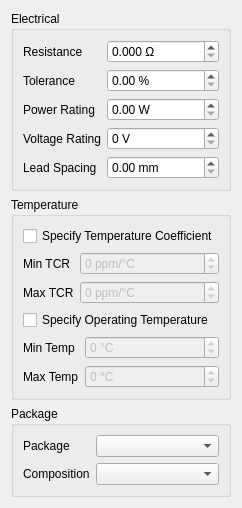
<?xml version="1.0" encoding="utf-8"?>
<ui version="4.0">
  <class>ResistorEditor</class>
  <widget class="QWidget" name="ResistorEditor">
    <layout class="QVBoxLayout" name="verticalLayout">
      <item>
        <widget class="QGroupBox" name="electricalGroup">
          <property name="title">
            <string>Electrical</string>
          </property>
          <layout class="QFormLayout" name="electricalLayout">
            <item row="0" column="0">
              <widget class="QLabel" name="resistanceLabel">
                <property name="text">
                  <string>Resistance</string>
                </property>
              </widget>
            </item>
            <item row="0" column="1">
              <widget class="QDoubleSpinBox" name="resistanceSpin">
                <property name="decimals">
                  <number>3</number>
                </property>
                <property name="maximum">
                  <double>1000000000.000000000000000</double>
                </property>
                <property name="suffix">
                  <string> Ω</string>
                </property>
              </widget>
            </item>

            <item row="1" column="0">
              <widget class="QLabel" name="toleranceLabel">
                <property name="text">
                  <string>Tolerance</string>
                </property>
              </widget>
            </item>
            <item row="1" column="1">
              <widget class="QDoubleSpinBox" name="toleranceSpin">
                <property name="decimals">
                  <number>2</number>
                </property>
                <property name="maximum">
                  <double>50.000000000000000</double>
                </property>
                <property name="suffix">
                  <string> %</string>
                </property>
              </widget>
            </item>

            <item row="2" column="0">
              <widget class="QLabel" name="powerLabel">
                <property name="text">
                  <string>Power Rating</string>
                </property>
              </widget>
            </item>
            <item row="2" column="1">
              <widget class="QDoubleSpinBox" name="powerSpin">
                <property name="decimals">
                  <number>2</number>
                </property>
                <property name="maximum">
                  <double>1000.000000000000000</double>
                </property>
                <property name="suffix">
                  <string> W</string>
                </property>
              </widget>
            </item>

            <item row="3" column="0">
              <widget class="QLabel" name="voltageLabel">
                <property name="text">
                  <string>Voltage Rating</string>
                </property>
              </widget>
            </item>
            <item row="3" column="1">
              <widget class="QSpinBox" name="voltageSpin">
                <property name="maximum">
                  <number>10000</number>
                </property>
                <property name="suffix">
                  <string> V</string>
                </property>
              </widget>
            </item>
            <item row="4" column="0">
              <widget class="QLabel" name="leadSpacingLabel">
                <property name="text">
                  <string>Lead Spacing</string>
                </property>
              </widget>
            </item>
            <item row="4" column="1">
              <widget class="QDoubleSpinBox" name="leadSpacingSpin">
                <property name="decimals">
                  <number>2</number>
                </property>
                <property name="minimum">
                  <double>0.0</double>
                </property>
                <property name="maximum">
                  <double>50.0</double>
                </property>
                <property name="suffix">
                  <string> mm</string>
                </property>
              </widget>
            </item>

          </layout>
        </widget>
      </item>

      <item>
        <widget class="QGroupBox" name="temperatureGroup">
          <property name="title">
            <string>Temperature</string>
          </property>
          <layout class="QVBoxLayout" name="temperatureLayout">

            <item>
              <widget class="QCheckBox" name="hasTempCoeffCheck">
                <property name="text">
                  <string>Specify Temperature Coefficient</string>
                </property>
              </widget>
            </item>

            <item>
              <layout class="QFormLayout" name="tcrLayout">
                <item row="0" column="0">
                  <widget class="QLabel" name="tcrMinLabel">
                    <property name="text">
                      <string>Min TCR</string>
                    </property>
                  </widget>
                </item>
                <item row="0" column="1">
                  <widget class="QSpinBox" name="tcrMinSpin">
                    <property name="minimum">
                      <number>-2000</number>
                    </property>
                    <property name="maximum">
                      <number>2000</number>
                    </property>
                    <property name="suffix">
                      <string> ppm/°C</string>
                    </property>
                    <property name="enabled">
                      <bool>false</bool>
                    </property>
                  </widget>
                </item>

                <item row="1" column="0">
                  <widget class="QLabel" name="tcrMaxLabel">
                    <property name="text">
                      <string>Max TCR</string>
                    </property>
                  </widget>
                </item>
                <item row="1" column="1">
                  <widget class="QSpinBox" name="tcrMaxSpin">
                    <property name="minimum">
                      <number>-2000</number>
                    </property>
                    <property name="maximum">
                      <number>2000</number>
                    </property>
                    <property name="suffix">
                      <string> ppm/°C</string>
                    </property>
                    <property name="enabled">
                      <bool>false</bool>
                    </property>
                  </widget>
                </item>
              </layout>
            </item>

            <item>
              <widget class="QCheckBox" name="hasTempRangeCheck">
                <property name="text">
                  <string>Specify Operating Temperature</string>
                </property>
              </widget>
            </item>

            <item>
              <layout class="QFormLayout" name="tempRangeLayout">
                <item row="0" column="0">
                  <widget class="QLabel" name="tempMinLabel">
                    <property name="text">
                      <string>Min Temp</string>
                    </property>
                  </widget>
                </item>
                <item row="0" column="1">
                  <widget class="QSpinBox" name="tempMinSpin">
                    <property name="minimum">
                      <number>-100</number>
                    </property>
                    <property name="maximum">
                      <number>300</number>
                    </property>
                    <property name="suffix">
                      <string> °C</string>
                    </property>
                    <property name="enabled">
                      <bool>false</bool>
                    </property>
                  </widget>
                </item>

                <item row="1" column="0">
                  <widget class="QLabel" name="tempMaxLabel">
                    <property name="text">
                      <string>Max Temp</string>
                    </property>
                  </widget>
                </item>
                <item row="1" column="1">
                  <widget class="QSpinBox" name="tempMaxSpin">
                    <property name="minimum">
                      <number>-100</number>
                    </property>
                    <property name="maximum">
                      <number>300</number>
                    </property>
                    <property name="suffix">
                      <string> °C</string>
                    </property>
                    <property name="enabled">
                      <bool>false</bool>
                    </property>
                  </widget>
                </item>
              </layout>
            </item>

          </layout>
        </widget>
      </item>

      <item>
        <widget class="QGroupBox" name="packageGroup">
          <property name="title">
            <string>Package</string>
          </property>
          <layout class="QFormLayout" name="packageLayout">
            <item row="0" column="0">
              <widget class="QLabel" name="packageLabel">
                <property name="text">
                  <string>Package</string>
                </property>
              </widget>
            </item>
            <item row="0" column="1">
              <widget class="QComboBox" name="packageCombo"/>
            </item>

            <item row="1" column="0">
              <widget class="QLabel" name="compositionLabel">
                <property name="text">
                  <string>Composition</string>
                </property>
              </widget>
            </item>
            <item row="1" column="1">
              <widget class="QComboBox" name="compositionCombo"/>
            </item>
          </layout>
        </widget>
      </item>

    </layout>
  </widget>
  <resources/>
  <connections/>
</ui>
